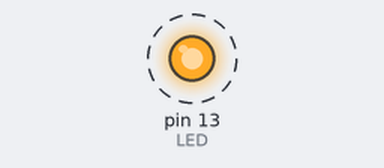
A sketch run on a simulated Arduino Uno, built with avr-gcc and run on an emulated ATmega328P. On the bench: output pins drawn as LEDs (lit = HIGH). Dashed ring = blinking.

Above: at 0.2 s.
Timing chart, 0 to 3.0 s (numbered marks = the images above):
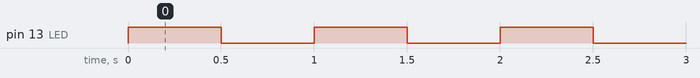

The sketch:

c1summit.ino
```cpp
#define LED 13
#define BLINKDELAY 500
void setup() {
  pinMode(LED, OUTPUT);

}

void loop() {
  digitalWrite(LED, HIGH);
  delay(BLINKDELAY);
  digitalWrite(LED, LOW);
  delay(BLINKDELAY);
}
```

Measured:
- by itself, pin 13 (LED): alternates HIGH for 0.50 s and LOW for 0.50 s
